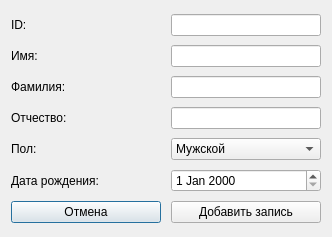
<?xml version="1.0" encoding="UTF-8"?>
<ui version="4.0">
 <class>NewTouristEntryDialog</class>
 <widget class="QDialog" name="NewTouristEntryDialog">
  <property name="geometry">
   <rect>
    <x>0</x>
    <y>0</y>
    <width>332</width>
    <height>237</height>
   </rect>
  </property>
  <property name="sizePolicy">
   <sizepolicy hsizetype="Maximum" vsizetype="Maximum">
    <horstretch>0</horstretch>
    <verstretch>0</verstretch>
   </sizepolicy>
  </property>
  <property name="windowTitle">
   <string>Dialog</string>
  </property>
  <layout class="QVBoxLayout" name="verticalLayout">
   <item>
    <layout class="QHBoxLayout" name="idLayout">
     <item>
      <widget class="QLabel" name="idLabel">
       <property name="text">
        <string>ID:</string>
       </property>
      </widget>
     </item>
     <item>
      <widget class="QLineEdit" name="idLineEdit">
       <property name="sizePolicy">
        <sizepolicy hsizetype="Fixed" vsizetype="Fixed">
         <horstretch>0</horstretch>
         <verstretch>0</verstretch>
        </sizepolicy>
       </property>
       <property name="minimumSize">
        <size>
         <width>150</width>
         <height>0</height>
        </size>
       </property>
       <property name="autoFillBackground">
        <bool>false</bool>
       </property>
       <property name="frame">
        <bool>true</bool>
       </property>
       <property name="readOnly">
        <bool>true</bool>
       </property>
      </widget>
     </item>
    </layout>
   </item>
   <item>
    <layout class="QHBoxLayout" name="firstNameLayout">
     <item>
      <widget class="QLabel" name="firstNameLabel">
       <property name="text">
        <string>Имя:</string>
       </property>
      </widget>
     </item>
     <item>
      <widget class="QLineEdit" name="firstNameLineEdit">
       <property name="sizePolicy">
        <sizepolicy hsizetype="Fixed" vsizetype="Fixed">
         <horstretch>0</horstretch>
         <verstretch>0</verstretch>
        </sizepolicy>
       </property>
       <property name="minimumSize">
        <size>
         <width>150</width>
         <height>0</height>
        </size>
       </property>
       <property name="autoFillBackground">
        <bool>false</bool>
       </property>
       <property name="frame">
        <bool>true</bool>
       </property>
       <property name="readOnly">
        <bool>false</bool>
       </property>
      </widget>
     </item>
    </layout>
   </item>
   <item>
    <layout class="QHBoxLayout" name="lastNameLayout">
     <item>
      <widget class="QLabel" name="lastNameLabel">
       <property name="text">
        <string>Фамилия:</string>
       </property>
      </widget>
     </item>
     <item>
      <widget class="QLineEdit" name="lastNameLineEdit">
       <property name="sizePolicy">
        <sizepolicy hsizetype="Fixed" vsizetype="Fixed">
         <horstretch>0</horstretch>
         <verstretch>0</verstretch>
        </sizepolicy>
       </property>
       <property name="minimumSize">
        <size>
         <width>150</width>
         <height>0</height>
        </size>
       </property>
       <property name="autoFillBackground">
        <bool>false</bool>
       </property>
       <property name="frame">
        <bool>true</bool>
       </property>
       <property name="readOnly">
        <bool>false</bool>
       </property>
      </widget>
     </item>
    </layout>
   </item>
   <item>
    <layout class="QHBoxLayout" name="surnameLayout">
     <item>
      <widget class="QLabel" name="surnameLabel">
       <property name="text">
        <string>Отчество:</string>
       </property>
      </widget>
     </item>
     <item>
      <widget class="QLineEdit" name="surnameLineEdit">
       <property name="sizePolicy">
        <sizepolicy hsizetype="Fixed" vsizetype="Fixed">
         <horstretch>0</horstretch>
         <verstretch>0</verstretch>
        </sizepolicy>
       </property>
       <property name="minimumSize">
        <size>
         <width>150</width>
         <height>0</height>
        </size>
       </property>
       <property name="autoFillBackground">
        <bool>false</bool>
       </property>
       <property name="frame">
        <bool>true</bool>
       </property>
       <property name="readOnly">
        <bool>false</bool>
       </property>
      </widget>
     </item>
    </layout>
   </item>
   <item>
    <layout class="QHBoxLayout" name="genderLayout">
     <item>
      <widget class="QLabel" name="genderLabel">
       <property name="text">
        <string>Пол:</string>
       </property>
      </widget>
     </item>
     <item>
      <widget class="QComboBox" name="genderComboBox">
       <property name="sizePolicy">
        <sizepolicy hsizetype="Fixed" vsizetype="Fixed">
         <horstretch>0</horstretch>
         <verstretch>0</verstretch>
        </sizepolicy>
       </property>
       <property name="minimumSize">
        <size>
         <width>150</width>
         <height>0</height>
        </size>
       </property>
       <property name="currentText">
        <string>Мужской</string>
       </property>
       <item>
        <property name="text">
         <string>Мужской</string>
        </property>
       </item>
       <item>
        <property name="text">
         <string>Женский</string>
        </property>
       </item>
      </widget>
     </item>
    </layout>
   </item>
   <item>
    <layout class="QHBoxLayout" name="birthDateLayout">
     <item>
      <widget class="QLabel" name="birthDateLabel">
       <property name="text">
        <string>Дата рождения:</string>
       </property>
      </widget>
     </item>
     <item>
      <widget class="QDateEdit" name="birthDateDateEdit">
       <property name="sizePolicy">
        <sizepolicy hsizetype="Fixed" vsizetype="Fixed">
         <horstretch>0</horstretch>
         <verstretch>0</verstretch>
        </sizepolicy>
       </property>
       <property name="minimumSize">
        <size>
         <width>150</width>
         <height>0</height>
        </size>
       </property>
      </widget>
     </item>
    </layout>
   </item>
   <item>
    <layout class="QHBoxLayout" name="dialogButtonLayout">
     <item>
      <widget class="QPushButton" name="cancelButton">
       <property name="minimumSize">
        <size>
         <width>150</width>
         <height>0</height>
        </size>
       </property>
       <property name="text">
        <string>Отмена</string>
       </property>
      </widget>
     </item>
     <item>
      <spacer name="horizontalSpacer">
       <property name="orientation">
        <enum>Qt::Orientation::Horizontal</enum>
       </property>
       <property name="sizeHint" stdset="0">
        <size>
         <width>40</width>
         <height>20</height>
        </size>
       </property>
      </spacer>
     </item>
     <item>
      <widget class="QPushButton" name="addEntryButton">
       <property name="sizePolicy">
        <sizepolicy hsizetype="Minimum" vsizetype="Fixed">
         <horstretch>0</horstretch>
         <verstretch>0</verstretch>
        </sizepolicy>
       </property>
       <property name="minimumSize">
        <size>
         <width>150</width>
         <height>0</height>
        </size>
       </property>
       <property name="text">
        <string>Добавить запись</string>
       </property>
      </widget>
     </item>
    </layout>
   </item>
  </layout>
 </widget>
 <resources/>
 <connections/>
</ui>
